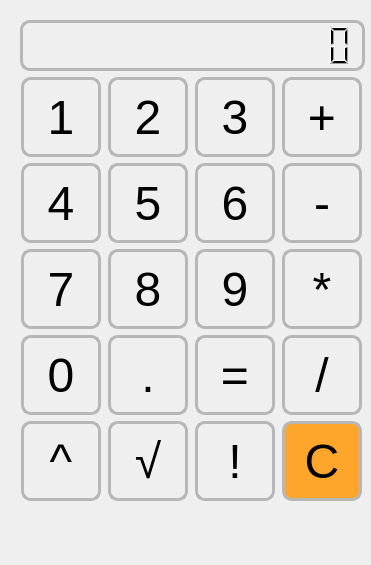
<?xml version="1.0" encoding="UTF-8"?>
<ui version="4.0">
 <class>Form</class>
 <widget class="QWidget" name="Form">
  <property name="geometry">
   <rect>
    <x>0</x>
    <y>0</y>
    <width>371</width>
    <height>565</height>
   </rect>
  </property>
  <property name="windowTitle">
   <string>Красивый калькулятор</string>
  </property>
  <widget class="QWidget" name="layoutWidget">
   <property name="geometry">
    <rect>
     <x>20</x>
     <y>20</y>
     <width>345</width>
     <height>481</height>
    </rect>
   </property>
   <layout class="QVBoxLayout" name="verticalLayout">
    <item>
     <widget class="QLCDNumber" name="table">
      <property name="enabled">
       <bool>true</bool>
      </property>
      <property name="styleSheet">
       <string notr="true">background: none;
border-radius: 10px;
border: 3px solid #b7b7b7;
</string>
      </property>
      <property name="digitCount">
       <number>15</number>
      </property>
     </widget>
    </item>
    <item>
     <layout class="QGridLayout" name="gridLayout">
      <item row="2" column="1">
       <widget class="QPushButton" name="btn8">
        <property name="minimumSize">
         <size>
          <width>80</width>
          <height>80</height>
         </size>
        </property>
        <property name="maximumSize">
         <size>
          <width>80</width>
          <height>80</height>
         </size>
        </property>
        <property name="font">
         <font>
          <family>Helvetica</family>
          <pointsize>36</pointsize>
         </font>
        </property>
        <property name="styleSheet">
         <string notr="true">QPushButton{
border: 3px solid #b7b7b7;
border-radius: 10px;
background-color: none;
}
QPushButton:hover{
background-color: #c8c8c8;
}</string>
        </property>
        <property name="text">
         <string>8</string>
        </property>
        <attribute name="buttonGroup">
         <string notr="true">buttonGroup_digits</string>
        </attribute>
       </widget>
      </item>
      <item row="0" column="1">
       <widget class="QPushButton" name="btn2">
        <property name="minimumSize">
         <size>
          <width>80</width>
          <height>80</height>
         </size>
        </property>
        <property name="maximumSize">
         <size>
          <width>80</width>
          <height>80</height>
         </size>
        </property>
        <property name="font">
         <font>
          <family>Helvetica</family>
          <pointsize>36</pointsize>
         </font>
        </property>
        <property name="styleSheet">
         <string notr="true">QPushButton{
border: 3px solid #b7b7b7;
border-radius: 10px;
background-color: none;
}
QPushButton:hover{
background-color: #c8c8c8;
}</string>
        </property>
        <property name="text">
         <string>2</string>
        </property>
        <attribute name="buttonGroup">
         <string notr="true">buttonGroup_digits</string>
        </attribute>
       </widget>
      </item>
      <item row="0" column="3">
       <widget class="QPushButton" name="btn_plus">
        <property name="minimumSize">
         <size>
          <width>80</width>
          <height>80</height>
         </size>
        </property>
        <property name="maximumSize">
         <size>
          <width>80</width>
          <height>80</height>
         </size>
        </property>
        <property name="font">
         <font>
          <family>Helvetica</family>
          <pointsize>36</pointsize>
         </font>
        </property>
        <property name="styleSheet">
         <string notr="true">QPushButton{
border: 3px solid #b7b7b7;
border-radius: 10px;
background-color: none;
}
QPushButton:hover{
background-color: #c8c8c8;
}</string>
        </property>
        <property name="text">
         <string>+</string>
        </property>
        <attribute name="buttonGroup">
         <string notr="true">buttonGroup_binary</string>
        </attribute>
       </widget>
      </item>
      <item row="3" column="2">
       <widget class="QPushButton" name="btn_eq">
        <property name="minimumSize">
         <size>
          <width>80</width>
          <height>80</height>
         </size>
        </property>
        <property name="maximumSize">
         <size>
          <width>80</width>
          <height>80</height>
         </size>
        </property>
        <property name="font">
         <font>
          <family>Helvetica</family>
          <pointsize>36</pointsize>
         </font>
        </property>
        <property name="styleSheet">
         <string notr="true">QPushButton{
border: 3px solid #b7b7b7;
border-radius: 10px;
background-color: none;
}
QPushButton:hover{
background-color: #c8c8c8;
}</string>
        </property>
        <property name="text">
         <string>=</string>
        </property>
       </widget>
      </item>
      <item row="3" column="0">
       <widget class="QPushButton" name="btn0">
        <property name="minimumSize">
         <size>
          <width>80</width>
          <height>80</height>
         </size>
        </property>
        <property name="maximumSize">
         <size>
          <width>80</width>
          <height>80</height>
         </size>
        </property>
        <property name="font">
         <font>
          <family>Helvetica</family>
          <pointsize>36</pointsize>
         </font>
        </property>
        <property name="styleSheet">
         <string notr="true">QPushButton{
border: 3px solid #b7b7b7;
border-radius: 10px;
background-color: none;
}
QPushButton:hover{
background-color: #c8c8c8;
}</string>
        </property>
        <property name="text">
         <string>0</string>
        </property>
        <attribute name="buttonGroup">
         <string notr="true">buttonGroup_digits</string>
        </attribute>
       </widget>
      </item>
      <item row="3" column="3">
       <widget class="QPushButton" name="btn_div">
        <property name="minimumSize">
         <size>
          <width>80</width>
          <height>80</height>
         </size>
        </property>
        <property name="maximumSize">
         <size>
          <width>80</width>
          <height>80</height>
         </size>
        </property>
        <property name="font">
         <font>
          <family>Helvetica</family>
          <pointsize>36</pointsize>
         </font>
        </property>
        <property name="styleSheet">
         <string notr="true">QPushButton{
border: 3px solid #b7b7b7;
border-radius: 10px;
background-color: none;
}
QPushButton:hover{
background-color: #c8c8c8;
}</string>
        </property>
        <property name="text">
         <string>/</string>
        </property>
        <attribute name="buttonGroup">
         <string notr="true">buttonGroup_binary</string>
        </attribute>
       </widget>
      </item>
      <item row="0" column="0">
       <widget class="QPushButton" name="btn1">
        <property name="minimumSize">
         <size>
          <width>80</width>
          <height>80</height>
         </size>
        </property>
        <property name="maximumSize">
         <size>
          <width>80</width>
          <height>80</height>
         </size>
        </property>
        <property name="font">
         <font>
          <family>Helvetica</family>
          <pointsize>36</pointsize>
         </font>
        </property>
        <property name="styleSheet">
         <string notr="true">QPushButton{
border: 3px solid #b7b7b7;
border-radius: 10px;
background-color: none;
}
QPushButton:hover{
background-color: #c8c8c8;
}</string>
        </property>
        <property name="text">
         <string>1</string>
        </property>
        <attribute name="buttonGroup">
         <string notr="true">buttonGroup_digits</string>
        </attribute>
       </widget>
      </item>
      <item row="2" column="2">
       <widget class="QPushButton" name="btn9">
        <property name="minimumSize">
         <size>
          <width>80</width>
          <height>80</height>
         </size>
        </property>
        <property name="maximumSize">
         <size>
          <width>80</width>
          <height>80</height>
         </size>
        </property>
        <property name="font">
         <font>
          <family>Helvetica</family>
          <pointsize>36</pointsize>
         </font>
        </property>
        <property name="styleSheet">
         <string notr="true">QPushButton{
border: 3px solid #b7b7b7;
border-radius: 10px;
background-color: none;
}
QPushButton:hover{
background-color: #c8c8c8;
}</string>
        </property>
        <property name="text">
         <string>9</string>
        </property>
        <attribute name="buttonGroup">
         <string notr="true">buttonGroup_digits</string>
        </attribute>
       </widget>
      </item>
      <item row="3" column="1">
       <widget class="QPushButton" name="btn_dot">
        <property name="minimumSize">
         <size>
          <width>80</width>
          <height>80</height>
         </size>
        </property>
        <property name="maximumSize">
         <size>
          <width>80</width>
          <height>80</height>
         </size>
        </property>
        <property name="font">
         <font>
          <family>Helvetica</family>
          <pointsize>36</pointsize>
         </font>
        </property>
        <property name="styleSheet">
         <string notr="true">QPushButton{
border: 3px solid #b7b7b7;
border-radius: 10px;
background-color: none;
}
QPushButton:hover{
background-color: #c8c8c8;
}</string>
        </property>
        <property name="text">
         <string>.</string>
        </property>
       </widget>
      </item>
      <item row="0" column="2">
       <widget class="QPushButton" name="btn3">
        <property name="minimumSize">
         <size>
          <width>80</width>
          <height>80</height>
         </size>
        </property>
        <property name="maximumSize">
         <size>
          <width>80</width>
          <height>80</height>
         </size>
        </property>
        <property name="font">
         <font>
          <family>Helvetica</family>
          <pointsize>36</pointsize>
         </font>
        </property>
        <property name="styleSheet">
         <string notr="true">QPushButton{
border: 3px solid #b7b7b7;
border-radius: 10px;
background-color: none;
}
QPushButton:hover{
background-color: #c8c8c8;
}</string>
        </property>
        <property name="text">
         <string>3</string>
        </property>
        <attribute name="buttonGroup">
         <string notr="true">buttonGroup_digits</string>
        </attribute>
       </widget>
      </item>
      <item row="1" column="0">
       <widget class="QPushButton" name="btn4">
        <property name="minimumSize">
         <size>
          <width>80</width>
          <height>80</height>
         </size>
        </property>
        <property name="maximumSize">
         <size>
          <width>80</width>
          <height>80</height>
         </size>
        </property>
        <property name="font">
         <font>
          <family>Helvetica</family>
          <pointsize>36</pointsize>
         </font>
        </property>
        <property name="styleSheet">
         <string notr="true">QPushButton{
border: 3px solid #b7b7b7;
border-radius: 10px;
background-color: none;
}
QPushButton:hover{
background-color: #c8c8c8;
}</string>
        </property>
        <property name="text">
         <string>4</string>
        </property>
        <attribute name="buttonGroup">
         <string notr="true">buttonGroup_digits</string>
        </attribute>
       </widget>
      </item>
      <item row="1" column="1">
       <widget class="QPushButton" name="btn5">
        <property name="minimumSize">
         <size>
          <width>80</width>
          <height>80</height>
         </size>
        </property>
        <property name="maximumSize">
         <size>
          <width>80</width>
          <height>80</height>
         </size>
        </property>
        <property name="font">
         <font>
          <family>Helvetica</family>
          <pointsize>36</pointsize>
         </font>
        </property>
        <property name="styleSheet">
         <string notr="true">QPushButton{
border: 3px solid #b7b7b7;
border-radius: 10px;
background-color: none;
}
QPushButton:hover{
background-color: #c8c8c8;
}</string>
        </property>
        <property name="text">
         <string>5</string>
        </property>
        <attribute name="buttonGroup">
         <string notr="true">buttonGroup_digits</string>
        </attribute>
       </widget>
      </item>
      <item row="2" column="0">
       <widget class="QPushButton" name="btn7">
        <property name="minimumSize">
         <size>
          <width>80</width>
          <height>80</height>
         </size>
        </property>
        <property name="maximumSize">
         <size>
          <width>80</width>
          <height>80</height>
         </size>
        </property>
        <property name="font">
         <font>
          <family>Helvetica</family>
          <pointsize>36</pointsize>
         </font>
        </property>
        <property name="styleSheet">
         <string notr="true">QPushButton{
border: 3px solid #b7b7b7;
border-radius: 10px;
background-color: none;
}
QPushButton:hover{
background-color: #c8c8c8;
}</string>
        </property>
        <property name="text">
         <string>7</string>
        </property>
        <attribute name="buttonGroup">
         <string notr="true">buttonGroup_digits</string>
        </attribute>
       </widget>
      </item>
      <item row="1" column="2">
       <widget class="QPushButton" name="btn6">
        <property name="minimumSize">
         <size>
          <width>80</width>
          <height>80</height>
         </size>
        </property>
        <property name="maximumSize">
         <size>
          <width>80</width>
          <height>80</height>
         </size>
        </property>
        <property name="font">
         <font>
          <family>Helvetica</family>
          <pointsize>36</pointsize>
         </font>
        </property>
        <property name="styleSheet">
         <string notr="true">QPushButton{
border: 3px solid #b7b7b7;
border-radius: 10px;
background-color: none;
}
QPushButton:hover{
background-color: #c8c8c8;
}</string>
        </property>
        <property name="text">
         <string>6</string>
        </property>
        <attribute name="buttonGroup">
         <string notr="true">buttonGroup_digits</string>
        </attribute>
       </widget>
      </item>
      <item row="1" column="3">
       <widget class="QPushButton" name="btn_minus">
        <property name="minimumSize">
         <size>
          <width>80</width>
          <height>80</height>
         </size>
        </property>
        <property name="maximumSize">
         <size>
          <width>80</width>
          <height>80</height>
         </size>
        </property>
        <property name="font">
         <font>
          <family>Helvetica</family>
          <pointsize>36</pointsize>
         </font>
        </property>
        <property name="styleSheet">
         <string notr="true">QPushButton{
border: 3px solid #b7b7b7;
border-radius: 10px;
background-color: none;
}
QPushButton:hover{
background-color: #c8c8c8;
}</string>
        </property>
        <property name="text">
         <string>-</string>
        </property>
        <attribute name="buttonGroup">
         <string notr="true">buttonGroup_binary</string>
        </attribute>
       </widget>
      </item>
      <item row="2" column="3">
       <widget class="QPushButton" name="btn_mult">
        <property name="minimumSize">
         <size>
          <width>80</width>
          <height>80</height>
         </size>
        </property>
        <property name="maximumSize">
         <size>
          <width>80</width>
          <height>80</height>
         </size>
        </property>
        <property name="font">
         <font>
          <family>Helvetica</family>
          <pointsize>36</pointsize>
         </font>
        </property>
        <property name="styleSheet">
         <string notr="true">QPushButton{
border: 3px solid #b7b7b7;
border-radius: 10px;
background-color: none;
}
QPushButton:hover{
background-color: #c8c8c8;
}</string>
        </property>
        <property name="text">
         <string>*</string>
        </property>
        <attribute name="buttonGroup">
         <string notr="true">buttonGroup_binary</string>
        </attribute>
       </widget>
      </item>
      <item row="4" column="0">
       <widget class="QPushButton" name="btn_pow">
        <property name="minimumSize">
         <size>
          <width>80</width>
          <height>80</height>
         </size>
        </property>
        <property name="maximumSize">
         <size>
          <width>80</width>
          <height>80</height>
         </size>
        </property>
        <property name="font">
         <font>
          <family>Helvetica</family>
          <pointsize>36</pointsize>
         </font>
        </property>
        <property name="styleSheet">
         <string notr="true">QPushButton{
border: 3px solid #b7b7b7;
border-radius: 10px;
background-color: none;
}
QPushButton:hover{
background-color: #c8c8c8;
}</string>
        </property>
        <property name="text">
         <string>^</string>
        </property>
        <attribute name="buttonGroup">
         <string notr="true">buttonGroup_binary</string>
        </attribute>
       </widget>
      </item>
      <item row="4" column="1">
       <widget class="QPushButton" name="btn_sqrt">
        <property name="minimumSize">
         <size>
          <width>80</width>
          <height>80</height>
         </size>
        </property>
        <property name="maximumSize">
         <size>
          <width>80</width>
          <height>80</height>
         </size>
        </property>
        <property name="font">
         <font>
          <family>Helvetica</family>
          <pointsize>36</pointsize>
         </font>
        </property>
        <property name="styleSheet">
         <string notr="true">QPushButton{
border: 3px solid #b7b7b7;
border-radius: 10px;
background-color: none;
}
QPushButton:hover{
background-color: #c8c8c8;
}</string>
        </property>
        <property name="text">
         <string>√</string>
        </property>
       </widget>
      </item>
      <item row="4" column="2">
       <widget class="QPushButton" name="btn_fact">
        <property name="minimumSize">
         <size>
          <width>80</width>
          <height>80</height>
         </size>
        </property>
        <property name="maximumSize">
         <size>
          <width>80</width>
          <height>80</height>
         </size>
        </property>
        <property name="font">
         <font>
          <family>Helvetica</family>
          <pointsize>36</pointsize>
         </font>
        </property>
        <property name="styleSheet">
         <string notr="true">QPushButton{
border: 3px solid #b7b7b7;
border-radius: 10px;
background-color: none;
}
QPushButton:hover{
background-color: #c8c8c8;
}</string>
        </property>
        <property name="text">
         <string>!</string>
        </property>
       </widget>
      </item>
      <item row="4" column="3">
       <widget class="QPushButton" name="btn_clear">
        <property name="minimumSize">
         <size>
          <width>80</width>
          <height>80</height>
         </size>
        </property>
        <property name="maximumSize">
         <size>
          <width>80</width>
          <height>80</height>
         </size>
        </property>
        <property name="font">
         <font>
          <family>Helvetica</family>
          <pointsize>36</pointsize>
         </font>
        </property>
        <property name="styleSheet">
         <string notr="true">QPushButton{
border: 3px solid #b7b7b7;
border-radius: 10px;
background-color: rgb(254, 166, 43);
}</string>
        </property>
        <property name="text">
         <string>С</string>
        </property>
       </widget>
      </item>
     </layout>
    </item>
   </layout>
  </widget>
 </widget>
 <resources/>
 <connections/>
 <buttongroups>
  <buttongroup name="buttonGroup_binary"/>
  <buttongroup name="buttonGroup_digits"/>
 </buttongroups>
</ui>
